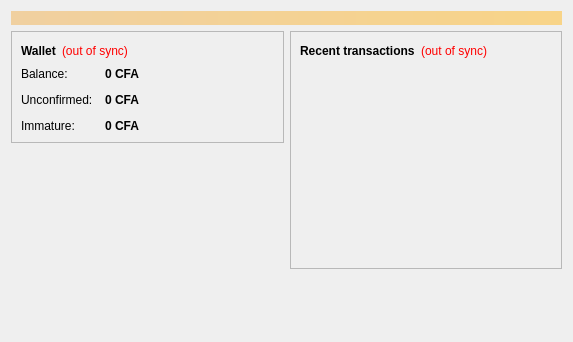
<?xml version="1.0" encoding="UTF-8"?>
<ui version="4.0">
 <class>OverviewPage</class>
 <widget class="QWidget" name="OverviewPage">
  <property name="geometry">
   <rect>
    <x>0</x>
    <y>0</y>
    <width>573</width>
    <height>342</height>
   </rect>
  </property>
  <property name="windowTitle">
   <string>Form</string>
  </property>
  <layout class="QVBoxLayout" name="topLayout">
   <item>
    <widget class="QLabel" name="labelAlerts">
     <property name="visible">
      <bool>false</bool>
     </property>
     <property name="styleSheet">
      <string notr="true">background-color: qlineargradient(x1: 0, y1: 0, x2: 1, y2: 0, stop:0 #F0D0A0, stop:1 #F8D488); color:#000000;</string>
     </property>
     <property name="wordWrap">
      <bool>true</bool>
     </property>
     <property name="margin">
      <number>3</number>
     </property>
    </widget>
   </item>
   <item>
    <layout class="QHBoxLayout" name="horizontalLayout" stretch="1,1">
     <item>
      <layout class="QVBoxLayout" name="verticalLayout_2">
       <item>
        <widget class="QFrame" name="frame">
         <property name="frameShape">
          <enum>QFrame::StyledPanel</enum>
         </property>
         <property name="frameShadow">
          <enum>QFrame::Raised</enum>
         </property>
         <layout class="QVBoxLayout" name="verticalLayout_4">
          <item>
           <layout class="QHBoxLayout" name="horizontalLayout_4">
            <item>
             <widget class="QLabel" name="label_5">
              <property name="font">
               <font>
                <weight>75</weight>
                <bold>true</bold>
               </font>
              </property>
              <property name="text">
               <string>Wallet</string>
              </property>
             </widget>
            </item>
            <item>
             <widget class="QLabel" name="labelWalletStatus">
              <property name="toolTip">
               <string>The displayed information may be out of date. Your wallet automatically synchronizes with the DigitalCFA network after a connection is established, but this process has not completed yet.</string>
              </property>
              <property name="styleSheet">
               <string notr="true">QLabel { color: red; }</string>
              </property>
              <property name="text">
               <string notr="true">(out of sync)</string>
              </property>
              <property name="alignment">
               <set>Qt::AlignLeading|Qt::AlignLeft|Qt::AlignVCenter</set>
              </property>
             </widget>
            </item>
            <item>
             <spacer name="horizontalSpacer_2">
              <property name="orientation">
               <enum>Qt::Horizontal</enum>
              </property>
              <property name="sizeHint" stdset="0">
               <size>
                <width>40</width>
                <height>20</height>
               </size>
              </property>
             </spacer>
            </item>
           </layout>
          </item>
          <item>
           <layout class="QFormLayout" name="formLayout_2">
            <property name="fieldGrowthPolicy">
             <enum>QFormLayout::AllNonFixedFieldsGrow</enum>
            </property>
            <property name="horizontalSpacing">
             <number>12</number>
            </property>
            <property name="verticalSpacing">
             <number>12</number>
            </property>
            <item row="0" column="0">
             <widget class="QLabel" name="label">
              <property name="text">
               <string>Balance:</string>
              </property>
             </widget>
            </item>
            <item row="0" column="1">
             <widget class="QLabel" name="labelBalance">
              <property name="font">
               <font>
                <weight>75</weight>
                <bold>true</bold>
               </font>
              </property>
              <property name="cursor">
               <cursorShape>IBeamCursor</cursorShape>
              </property>
              <property name="toolTip">
               <string>Your current balance</string>
              </property>
              <property name="text">
               <string notr="true">0 CFA</string>
              </property>
              <property name="textInteractionFlags">
               <set>Qt::LinksAccessibleByMouse|Qt::TextSelectableByKeyboard|Qt::TextSelectableByMouse</set>
              </property>
             </widget>
            </item>
            <item row="1" column="0">
             <widget class="QLabel" name="label_3">
              <property name="text">
               <string>Unconfirmed:</string>
              </property>
             </widget>
            </item>
            <item row="1" column="1">
             <widget class="QLabel" name="labelUnconfirmed">
              <property name="font">
               <font>
                <weight>75</weight>
                <bold>true</bold>
               </font>
              </property>
              <property name="cursor">
               <cursorShape>IBeamCursor</cursorShape>
              </property>
              <property name="toolTip">
               <string>Total of transactions that have yet to be confirmed, and do not yet count toward the current balance</string>
              </property>
              <property name="text">
               <string notr="true">0 CFA</string>
              </property>
              <property name="textInteractionFlags">
               <set>Qt::LinksAccessibleByMouse|Qt::TextSelectableByKeyboard|Qt::TextSelectableByMouse</set>
              </property>
             </widget>
            </item>
            <item row="2" column="0">
             <widget class="QLabel" name="labelImmatureText">
              <property name="text">
               <string>Immature:</string>
              </property>
             </widget>
            </item>
            <item row="2" column="1">
             <widget class="QLabel" name="labelImmature">
              <property name="font">
               <font>
                <weight>75</weight>
                <bold>true</bold>
               </font>
              </property>
              <property name="toolTip">
               <string>Mined balance that has not yet matured</string>
              </property>
              <property name="text">
               <string notr="true">0 CFA</string>
              </property>
              <property name="textInteractionFlags">
               <set>Qt::LinksAccessibleByMouse|Qt::TextSelectableByKeyboard|Qt::TextSelectableByMouse</set>
              </property>
             </widget>
            </item>
           </layout>
          </item>
         </layout>
        </widget>
       </item>
       <item>
        <spacer name="verticalSpacer">
         <property name="orientation">
          <enum>Qt::Vertical</enum>
         </property>
         <property name="sizeHint" stdset="0">
          <size>
           <width>20</width>
           <height>40</height>
          </size>
         </property>
        </spacer>
       </item>
      </layout>
     </item>
     <item>
      <layout class="QVBoxLayout" name="verticalLayout_3">
       <item>
        <widget class="QFrame" name="frame_2">
         <property name="frameShape">
          <enum>QFrame::StyledPanel</enum>
         </property>
         <property name="frameShadow">
          <enum>QFrame::Raised</enum>
         </property>
         <layout class="QVBoxLayout" name="verticalLayout">
          <item>
           <layout class="QHBoxLayout" name="horizontalLayout_2">
            <item>
             <widget class="QLabel" name="label_4">
              <property name="text">
               <string>&lt;b&gt;Recent transactions&lt;/b&gt;</string>
              </property>
             </widget>
            </item>
            <item>
             <widget class="QLabel" name="labelTransactionsStatus">
              <property name="toolTip">
               <string>The displayed information may be out of date. Your wallet automatically synchronizes with the DigitalCFA network after a connection is established, but this process has not completed yet.</string>
              </property>
              <property name="styleSheet">
               <string notr="true">QLabel { color: red; }</string>
              </property>
              <property name="text">
               <string notr="true">(out of sync)</string>
              </property>
              <property name="alignment">
               <set>Qt::AlignRight|Qt::AlignTrailing|Qt::AlignVCenter</set>
              </property>
             </widget>
            </item>
            <item>
             <spacer name="horizontalSpacer">
              <property name="orientation">
               <enum>Qt::Horizontal</enum>
              </property>
              <property name="sizeHint" stdset="0">
               <size>
                <width>40</width>
                <height>20</height>
               </size>
              </property>
             </spacer>
            </item>
           </layout>
          </item>
          <item>
           <widget class="QListView" name="listTransactions">
            <property name="styleSheet">
             <string notr="true">QListView { background: transparent; }</string>
            </property>
            <property name="frameShape">
             <enum>QFrame::NoFrame</enum>
            </property>
            <property name="verticalScrollBarPolicy">
             <enum>Qt::ScrollBarAlwaysOff</enum>
            </property>
            <property name="horizontalScrollBarPolicy">
             <enum>Qt::ScrollBarAlwaysOff</enum>
            </property>
            <property name="selectionMode">
             <enum>QAbstractItemView::NoSelection</enum>
            </property>
           </widget>
          </item>
         </layout>
        </widget>
       </item>
       <item>
        <spacer name="verticalSpacer_2">
         <property name="orientation">
          <enum>Qt::Vertical</enum>
         </property>
         <property name="sizeHint" stdset="0">
          <size>
           <width>20</width>
           <height>40</height>
          </size>
         </property>
        </spacer>
       </item>
      </layout>
     </item>
    </layout>
   </item>
  </layout>
 </widget>
 <resources/>
 <connections/>
</ui>
